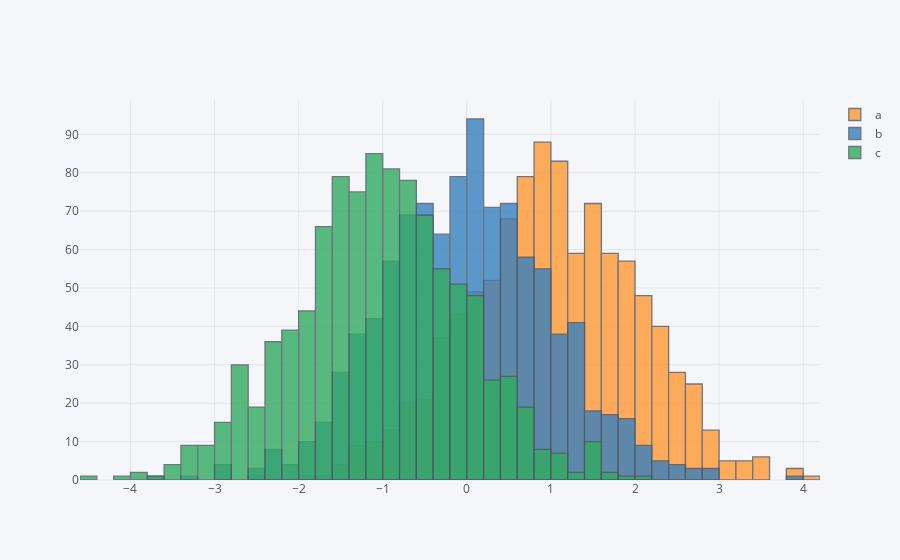

Write notebook code for a chart like this one.
### Code cell
df = pd.DataFrame({'a': np.random.randn(1000) + 1,
                   'b': np.random.randn(1000),
                   'c': np.random.randn(1000) - 1})

df.iplot(kind='histogram', filename='cufflinks/basic-histogram')

### Figure 1 — Plotly figure (JSON) as saved in the notebook; plotly's stock layout.template omitted (floating-point values rounded to 4 significant figures; data arrays with more than 128 entries replaced by an {"elided": "..."} marker saying what was removed)
{"data": [{"histfunc": "count", "histnorm": "", "marker": {"color": "rgba(255, 153, 51, 1.0)", "line": {"color": "#4D5663", "width": 1.3}}, "name": "a", "opacity": 0.8, "orientation": "v", "type": "histogram", "uid": "690be0ab-be50-4b82-96f7-8f2c3a5db5d7", "x": {"elided": "1000 float values"}}, {"histfunc": "count", "histnorm": "", "marker": {"color": "rgba(55, 128, 191, 1.0)", "line": {"color": "#4D5663", "width": 1.3}}, "name": "b", "opacity": 0.8, "orientation": "v", "type": "histogram", "uid": "94d06028-c9b6-4284-b11a-e57262db5826", "x": {"elided": "1000 float values"}}, {"histfunc": "count", "histnorm": "", "marker": {"color": "rgba(50, 171, 96, 1.0)", "line": {"color": "#4D5663", "width": 1.3}}, "name": "c", "opacity": 0.8, "orientation": "v", "type": "histogram", "uid": "531c6049-5bdc-492b-90ab-1900585c0bd3", "x": {"elided": "1000 float values"}}], "layout": {"barmode": "overlay", "legend": {"bgcolor": "#F5F6F9", "font": {"color": "#4D5663"}}, "paper_bgcolor": "#F5F6F9", "plot_bgcolor": "#F5F6F9", "title": {"font": {"color": "#4D5663"}}, "xaxis": {"gridcolor": "#E1E5ED", "showgrid": true, "tickfont": {"color": "#4D5663"}, "title": {"font": {"color": "#4D5663"}, "text": ""}, "zerolinecolor": "#E1E5ED"}, "yaxis": {"gridcolor": "#E1E5ED", "showgrid": true, "tickfont": {"color": "#4D5663"}, "title": {"font": {"color": "#4D5663"}, "text": ""}, "zerolinecolor": "#E1E5ED"}}}
